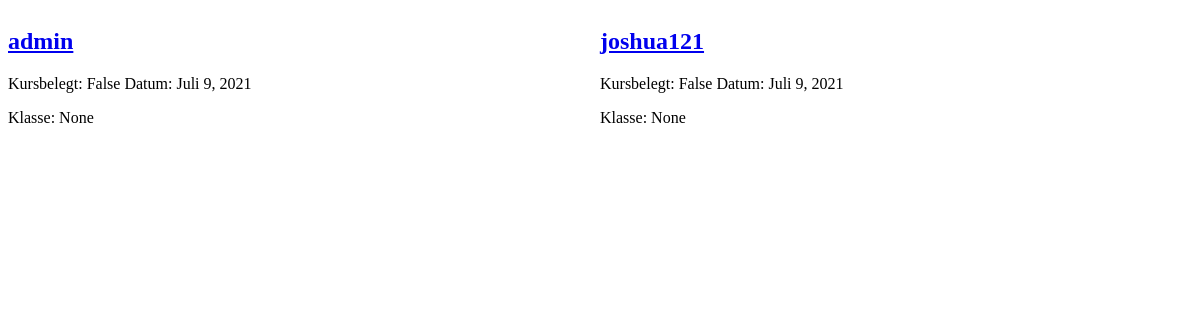
Before: /users/ with the older database file.
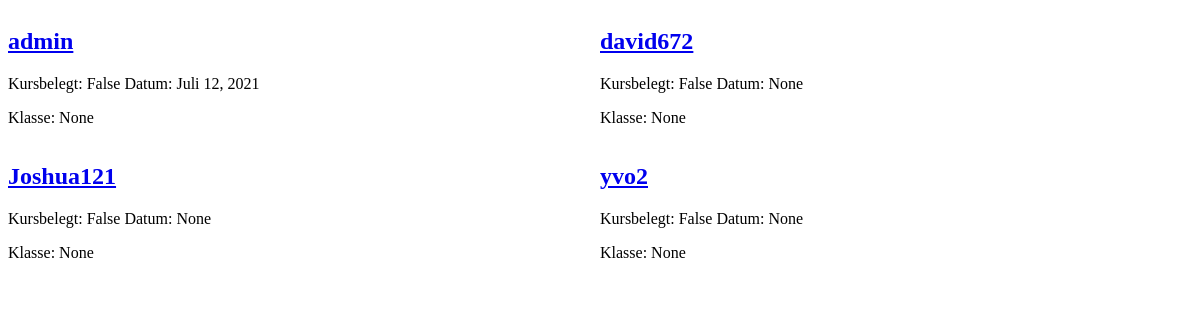
After: the same page with the newer database file.
### Buchungssystem/models.py (models this page shows, shortened)
class UserProfile(AbstractUser):
    email = models.EmailField('email address', unique=True, blank=False, default="maxmustermann@schule.bremen.de")
    classes = models.ForeignKey(Classes, on_delete=models.CASCADE, null=True, blank=True, verbose_name="Klasse")
    letter_of_acceptance = models.BooleanField(default=False, verbose_name="Einverständniserklärung")
    induction_course = models.BooleanField(default=False, verbose_name="Kurs belegt")
    course_date = models.DateField(blank=True, null=True, verbose_name="Kursbelegungsdatum")

### Buchungssystem/views.py (the view)
# urls.py: path('users/', Usersview.as_view(), name='Lehreransicht'),
class Usersview(generic.TemplateView):
    template_name = 'User/Lehreransicht.html'
    def get_context_data(self, **kwargs):
        user = UserProfile.objects.all()
        dic = {"User": user}
        return dic

### Buchungssystem/templates/User/Lehreransicht.html (shortened to what this page needs)
<!DOCTYPE html>
<html lang="en">
<head>
</head>
<body>
    {% for field in User  %}
        <div>
            <div style="float:left; width: 50%; display:table">
                <a href="http://127.0.0.1:8000/user/{{ field.id }}"><h2>{{ field.username }}</h2></a>
                <p>Kursbelegt: {{ field.induction_course }} Datum: {{ field.course_date }}</p>
                <p>Klasse: {{ field.classes }}</p>
            </div>
        </div>
    {% endfor %}
</body>
</html>

Changed rows visible on the page:
removed UserProfile: username "joshua121", induction_course "False", course_date "Juli 9, 2021", classes "None"
changed UserProfile "admin": course_date "Juli 9, 2021" → "Juli 12, 2021"
added UserProfile: username "david672", induction_course "False", course_date "None", classes "None"
added UserProfile: username "Joshua121", induction_course "False", course_date "None", classes "None"
added UserProfile: username "yvo2", induction_course "False", course_date "None", classes "None"
